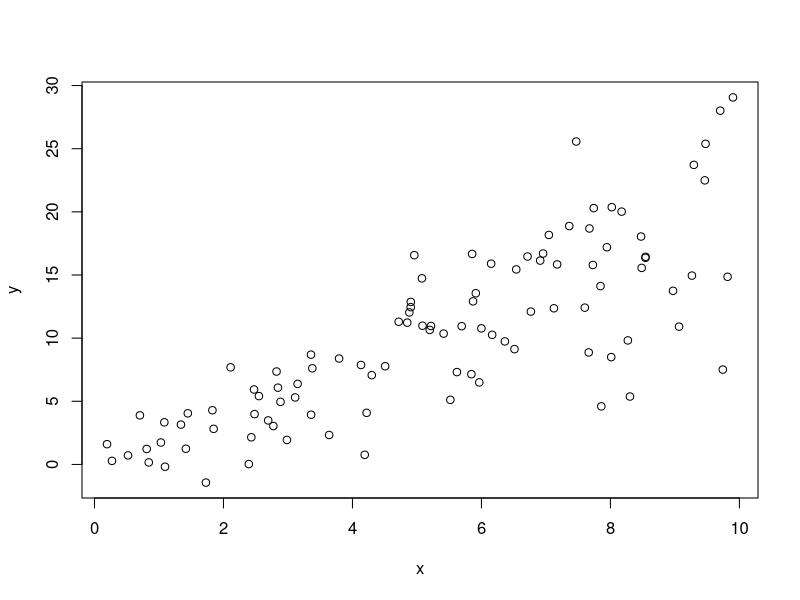
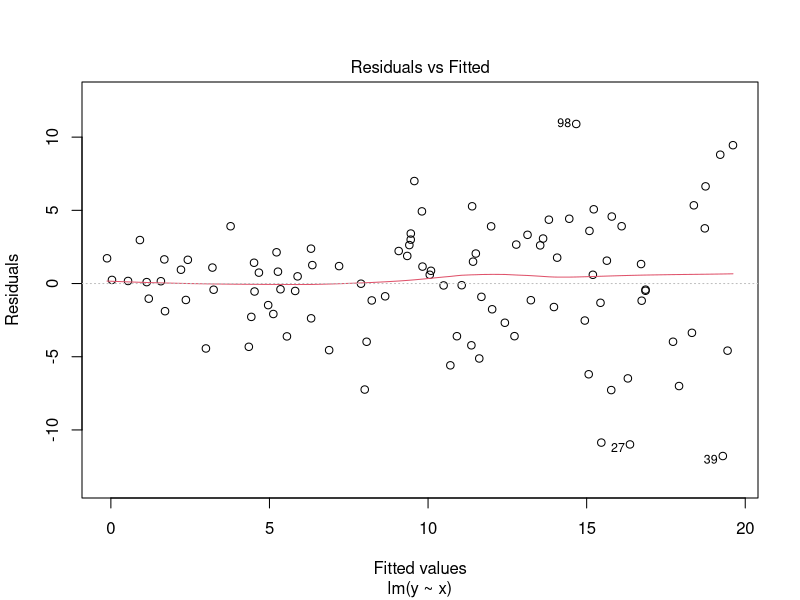
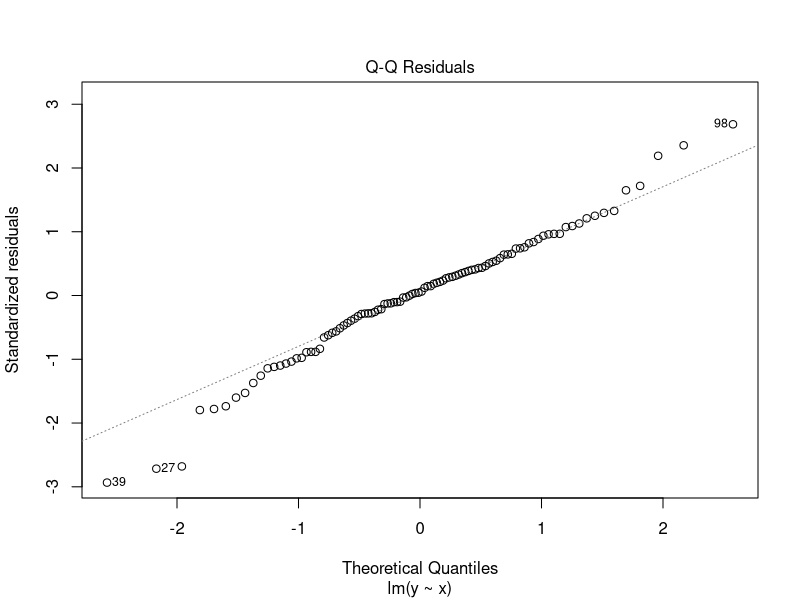
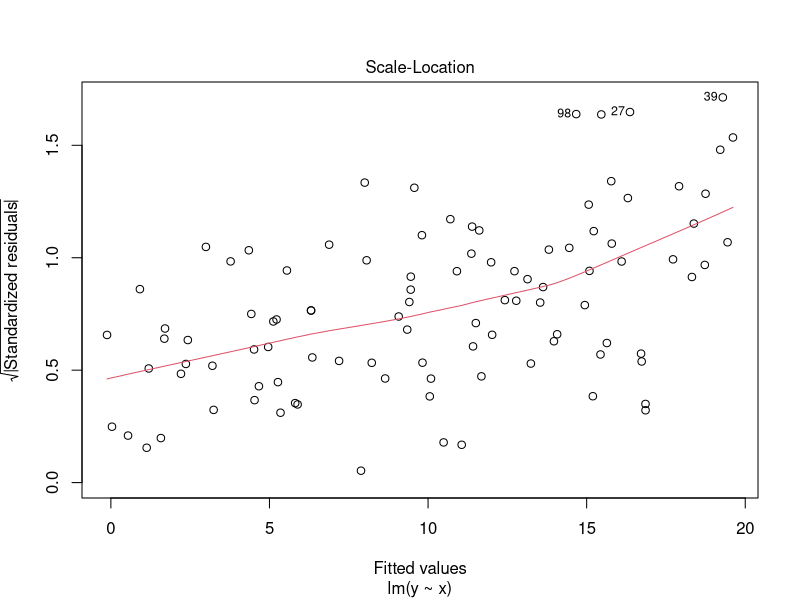
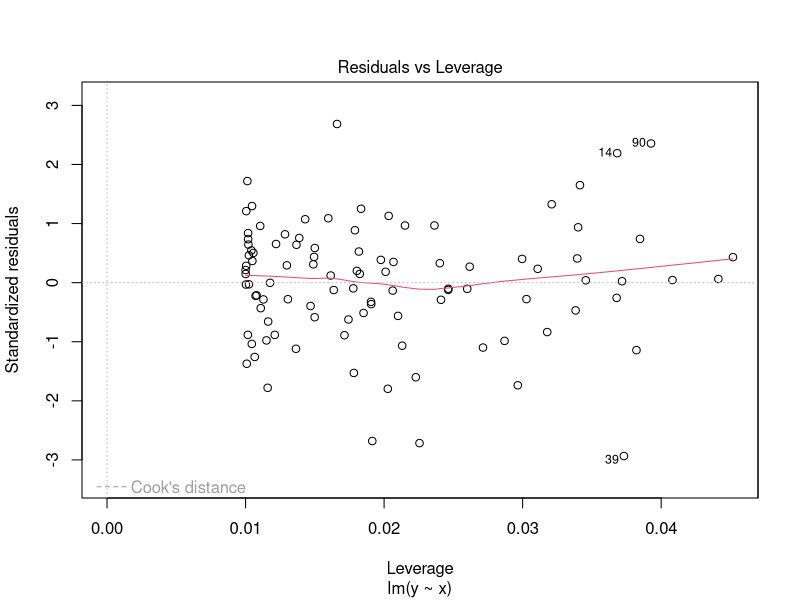
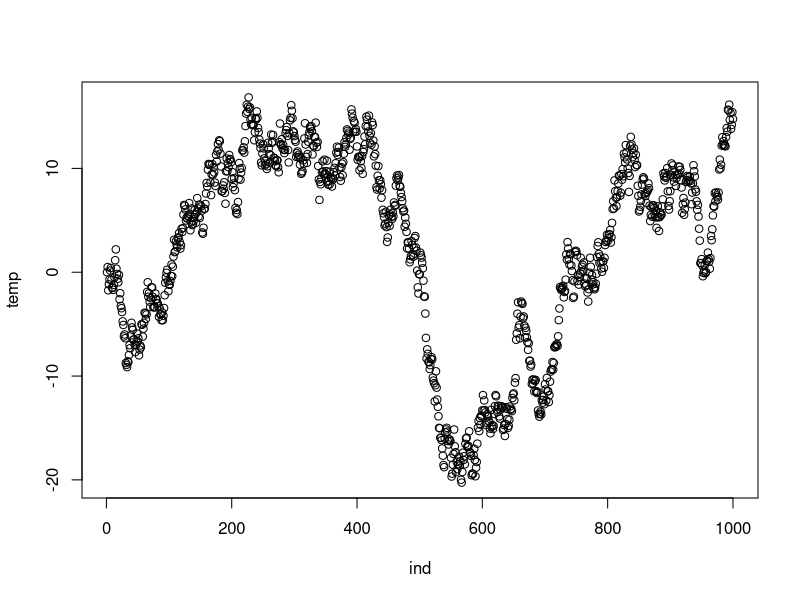

Write the R code that produced these figures, in order.
n <- 100
x <- runif(n, min = 0, max = 10)
error <- rnorm(n, sd = 1 + x/2)
y = 2 * x + error

plot(x, y)

lm(y ~ x)

plot(lm(y ~ x))


n = 1000
lol = rnorm(n)

temp = numeric(n)
temp[0] = 0
for (i in 2:n) {
  temp[i] = temp[i-1] + lol[i]
}

ind = seq(1:n)

plot(ind, temp)
